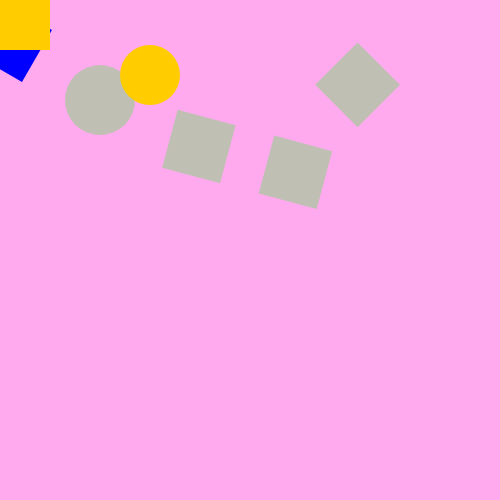
Frame 1 (no input)
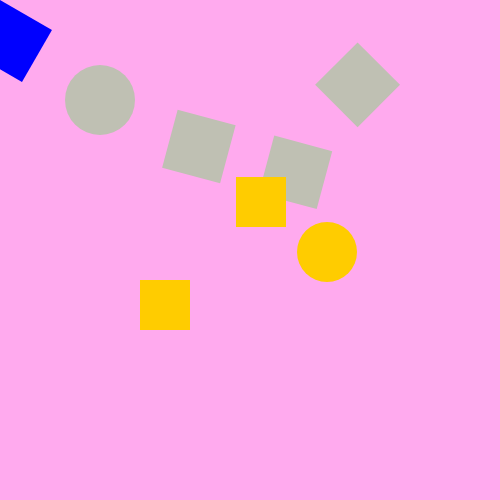
Frame 60 (no input)
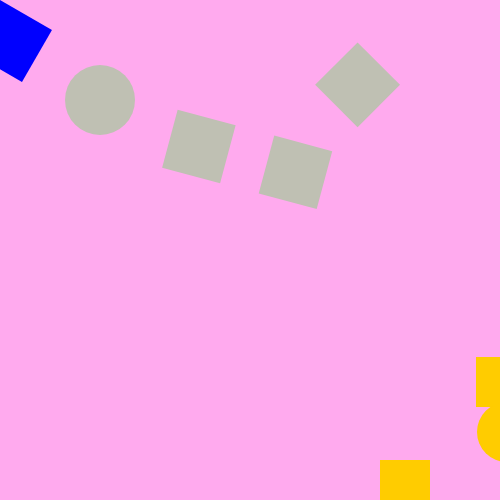
Frame 120 (the mouse pressed at the canvas centre since frame 60)

The p5.js sketch that drew these frames (run headless with seeded random() and noise() and a simulated clock; from frame 60 on, the mouse is pressed at the canvas centre):

// p5.js sketch
// ── sketch.js

let xpos = 0;
let ypos = 0;

let xpos2 = 150;
let ypos2 = 75;

function setup() {
  // put setup code here
createCanvas(500,500);
// three-digit hexadecimal RGB notation

angleMode(DEGREES);
}




function draw() {
  background('#fae');
  // integer RGBA notation
noStroke();
  fill('rgba(0,255,0, 0.25)');
  circle(100,100,70);
push();
  rotate(30);
  noStroke();
fill(color(0, 0, 255));
rect(0, 0, 60, 60);
pop();
push();
rotate(15);
rect(300,60, 60);
rect(200,60, 60);
pop();

push();
translate(400,0)
rotate(45);
rect(0,60, 60);
pop();
// R, G & B integer values
fill(255, 204, 0);
rect(xpos,ypos,50)
xpos = xpos + 4
ypos = ypos + 3

rect(xpos-100,ypos+100,50)

circle(xpos2,ypos2,60);
xpos2 = xpos2 + 3
ypos2 = ypos2 + 3


















}
